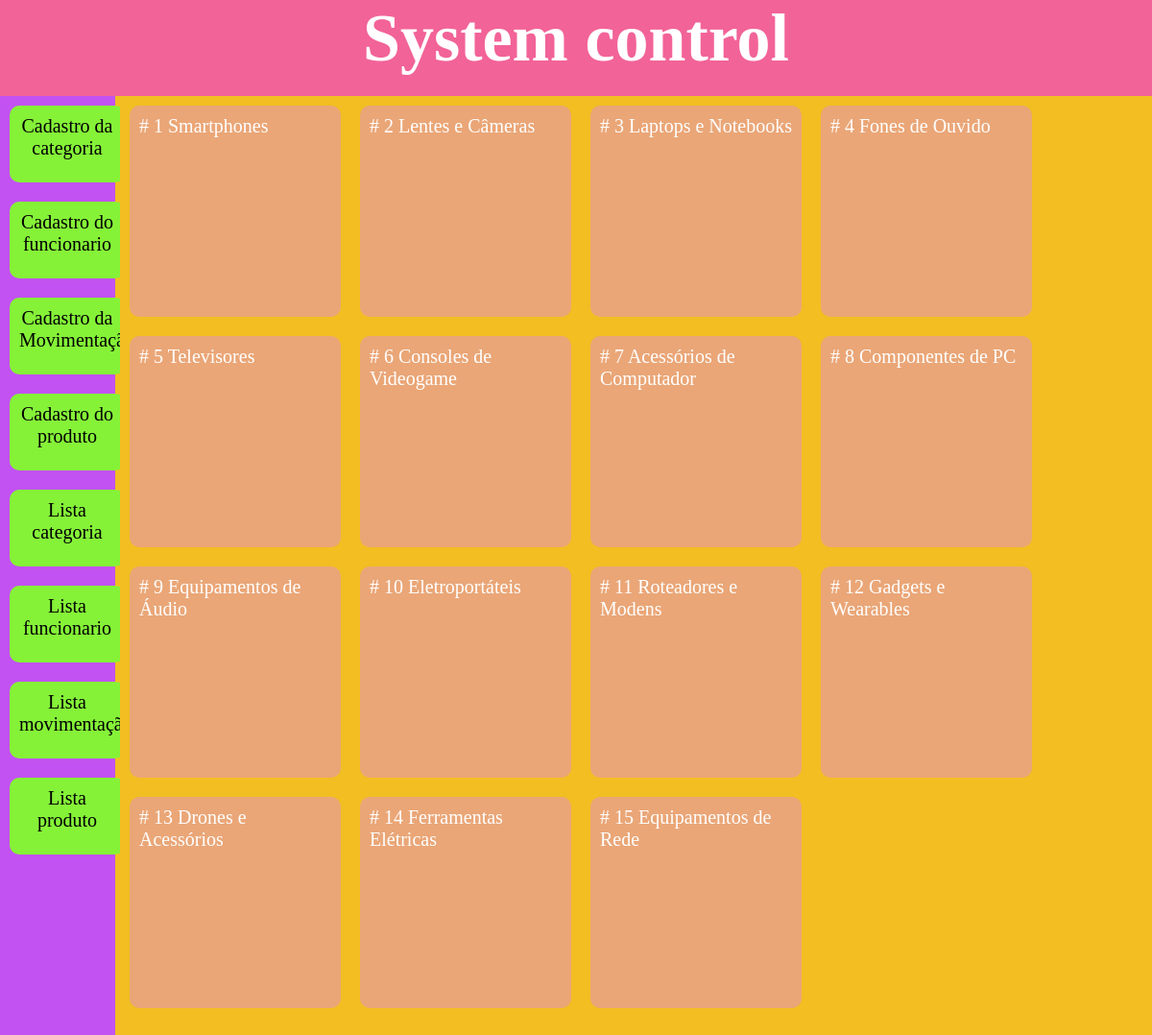
Screenshot of /categoria with the database file from the repository.
### models.py (models this page shows, shortened)
class Categoria(Base):
    __tablename__ = 'categorias'
    ID_categoria = Column(Integer, primary_key=True)
    nome_cat = Column(String(40), nullable=False, index=True)
    def serialize_categoria(self):
        dados_categoria = {
            'ID_categoria': self.ID_categoria,
            'nome_cat': self.nome_cat,
        }
        return dados_categoria

### app.py (the view)
@app.route('/categoria', methods=['GET', 'POST'])
def categorias_func():
    lista_categoria = select(Categoria).select_from(Categoria)
    lista_categoria = db_session.execute(lista_categoria).scalars()
    resultado = []
    print(lista_categoria)
    for cat in lista_categoria:
        resultado.append(cat.serialize_categoria())
    return render_template('lista_categoria.html', var_categoria=resultado)

### templates/lista_categoria.html
{% extends 'templates.html' %}
{% block conteudo %}
    {% for categoria in var_categoria %}
        <div class="card">
            <p># {{ categoria.ID_categoria }} {{ categoria.nome_cat }}</p>
        </div>
    {% endfor%}
{% endblock %}

### templates/templates.html (shortened to what this page needs)
<!doctype html>
<html lang="en">
<head>
    <link rel="stylesheet" href="/static/templates.css">
</head>
<body>
<div class="container">
    <header>
        <h1><strong>System control</strong></h1>
    </header>
    <nav>
        <div class="menu">
           <a href="{{url_for('cadastro_categorias_func')}}"> Cadastro da categoria </a>
        </div>
        <div class="menu">
            <a href="{{url_for('cadastro_funcionarios_func')}}"> Cadastro do funcionario</a>
        </div>
        <div class="menu">
             <a href=""> Cadastro da Movimentação</a>
        </div>
        <div class="menu">
             <a href=""> Cadastro do produto</a>
        </div>
        <div class="menu">
             <a href="{{ url_for('categorias_func') }}"> Lista categoria</a>
        </div>
        <div class="menu">
             <a href="{{ url_for('funcionarios_func') }}"> Lista funcionario</a>
        </div>
        <div class="menu">
             <a href="{{ url_for('movimentacao_func') }}"> Lista movimentação</a>
        </div>
        <div class="menu">
             <a href="{{ url_for('produtos_func') }}"> Lista produto</a>
        </div>
    </nav>
    <main>
        {% block conteudo %}
        {% endblock %}
    </main>
</div>
</body>
</html>

### static/templates.css (style rules this page uses)
* { margin: 0; padding: 0; }
body, html { height: 100vh; font-family: "Californian FB"; font-size: 20px; background-color: #F2BE22; }
li, a { color:black; text-decoration: none; }
.container { display: block; height: 100vh; vertical-align: top; }
header { background-color: #F26398; display: block; height: 100px; text-align: center; color: white; font-size: 35px; }
nav { background-color: #C252F2; display: inline-block; height: 1000%; width: 10%; color: white; }
main { background-color: #F2BE22; display: inline-block; width: 89%; height: 100%; vertical-align: top; color: white; }
.card { background-color: #eaa677; height: 200px; width: 200px; border-radius: 10px; margin: 10px; font-size: 10px; padding: 10px; font-size: 20px; float: left; }
.menu { font-size: 10px; background-color: #85F238; height: 60px; width: 100px; border-radius: 10px; margin: 10px; padding: 10px; font-size: 20px; float: left; text-align: center; }

### rows the page displays
Categoria: ID_categoria "1", nome_cat "Smartphones"
Categoria: ID_categoria "2", nome_cat "Lentes e Câmeras"
Categoria: ID_categoria "3", nome_cat "Laptops e Notebooks"
Categoria: ID_categoria "4", nome_cat "Fones de Ouvido"
Categoria: ID_categoria "5", nome_cat "Televisores"
Categoria: ID_categoria "6", nome_cat "Consoles de Videogame"
Categoria: ID_categoria "7", nome_cat "Acessórios de Computador"
Categoria: ID_categoria "8", nome_cat "Componentes de PC"
Categoria: ID_categoria "9", nome_cat "Equipamentos de Áudio"
Categoria: ID_categoria "10", nome_cat "Eletroportáteis"
Categoria: ID_categoria "11", nome_cat "Roteadores e Modens"
Categoria: ID_categoria "12", nome_cat "Gadgets e Wearables"
Categoria: ID_categoria "13", nome_cat "Drones e Acessórios"
Categoria: ID_categoria "14", nome_cat "Ferramentas Elétricas"
Categoria: ID_categoria "15", nome_cat "Equipamentos de Rede"
